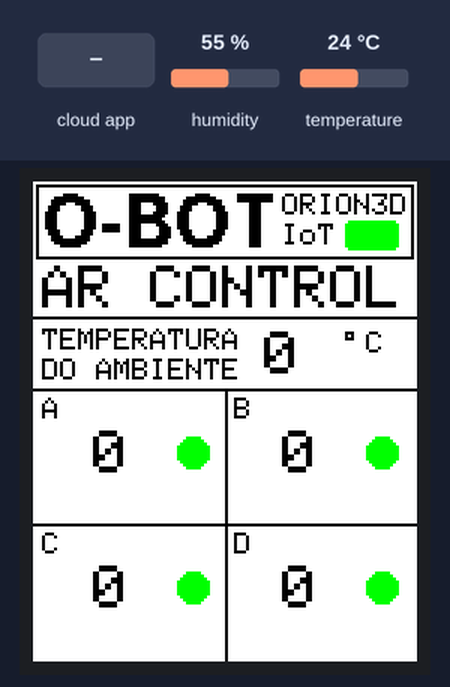
A sketch run on a simulated ESP8266 (NodeMCU). Parts: 128×160 colour display. Inputs (shaded band) come from the test bench; at power-on: temperature 24 °C, humidity 55 %.

Above: at 3.2 s.
3.3 s: temperature set to 12 °C
At 17.1 s:
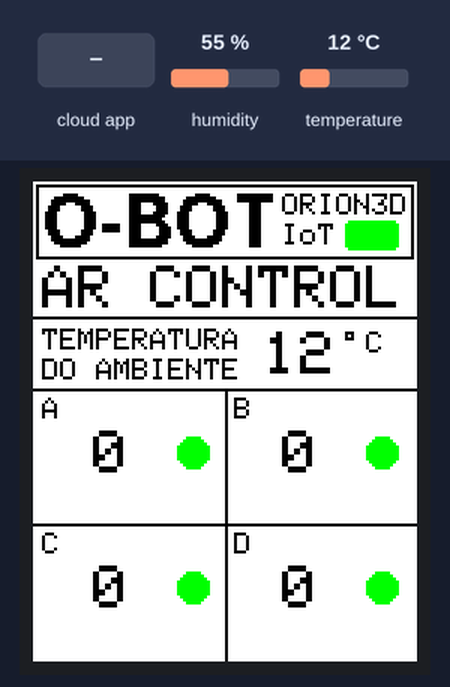
17.3 s: the phone or cloud app sets 3 to 1
At 19.2 s:
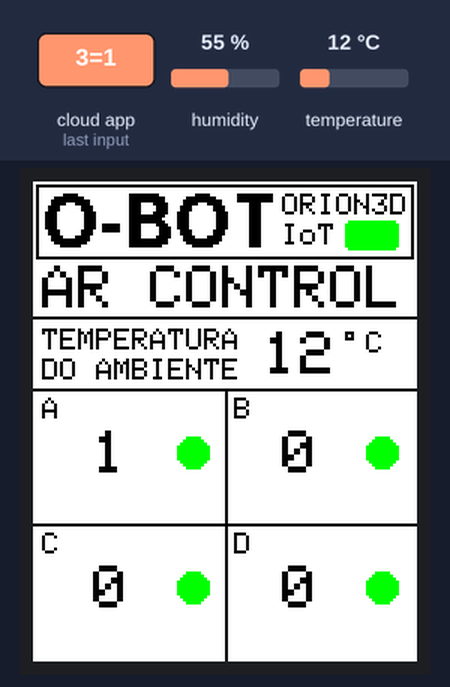
20.2 s: the phone or cloud app sets 4 to 1
At 21.9 s:
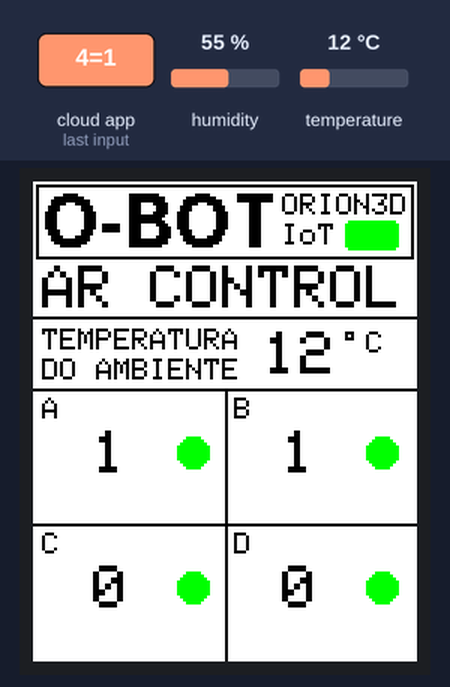
22.2 s: the phone or cloud app sets 5 to 1
At 23.8 s:
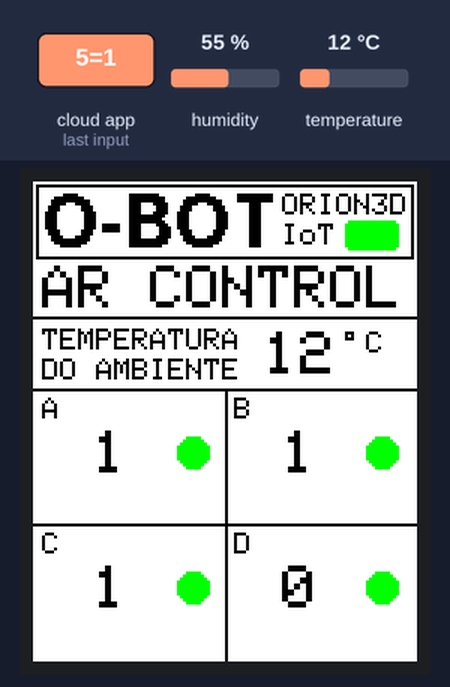
24.2 s: the phone or cloud app sets 6 to 1
At 25.5 s:
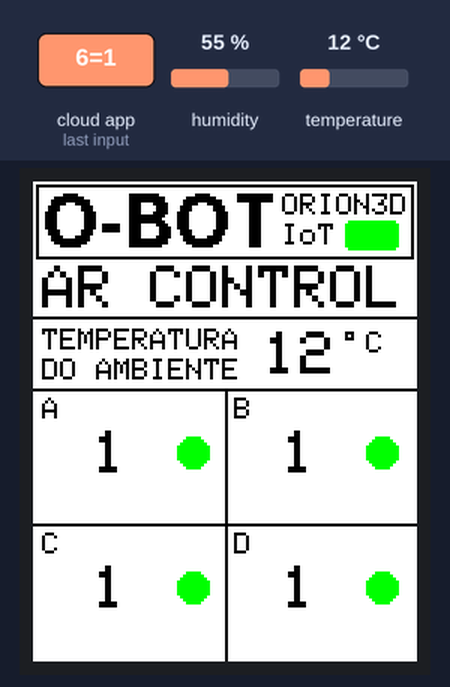
26.2 s: the phone or cloud app sets 3 to 0
At 27.2 s:
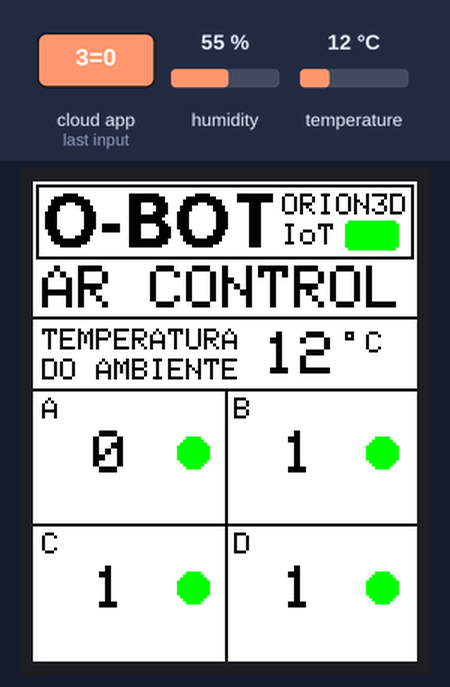
Timing chart, 0 to 29.2 s (numbered marks = the images above; inputs shaded):
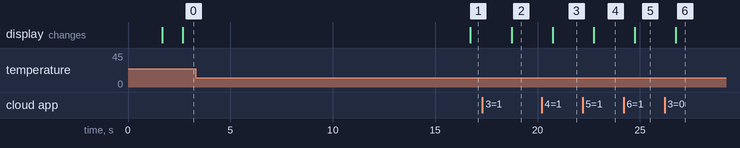

Measured:
- after the input at 3.3 s, the display: changes after 13.4 s (image 1)
- after the input at 17.3 s, the display: changes after 1.4 s (image 2)
- after the input at 20.2 s, the display: changes after 0.53 s (image 3)
- after the input at 22.2 s, the display: changes after 0.54 s (image 4)
- after the input at 24.2 s, the display: changes after 0.54 s (image 5)
- after the input at 26.2 s, the display: changes after 0.54 s (image 6)

The sketch:

TFT-18ST7735TESTE.ino
```cpp
#include <Adafruit_GFX.h>    // Core graphics library
#include <Adafruit_ST7735.h> // Hardware-specific library
#include <Fonts/FreeSansBold12pt7b.h>
/*#include <Fonts/FreeSansBold18pt7b.h>
#include <Fonts/FreeSansBold24pt7b.h>
#include <Fonts/FreeSansBold9pt7b.h>
#include <Fonts/FreeMonoBold12pt7b.h>
#include <Fonts/FreeMonoBold18pt7b.h>
#include <Fonts/FreeMonoBold24pt7b.h>
#include <Fonts/FreeMonoBold9pt7b.h>
#include <Fonts/FreeMonoBoldOblique12pt7b.h>
#include <Fonts/FreeMonoBoldOblique18pt7b.h>
#include <Fonts/FreeMonoBoldOblique24pt7b.h>
#include <Fonts/FreeMonoBoldOblique9pt7b.h>*/

#include <CayenneMQTTESP8266.h>
#define CAYENNE_PRINT Serial
#define CAYENNE_DEBUG

int ESTADO = 0;
int COMANDOA = 0;
int COMANDOB = 0;
int COMANDOC = 0;
int COMANDOD = 0;

char ssid[] = "DELTA-28750";
char wifiPassword[] = "06128938";

// Cayenne authentication info. This should be obtained from the Cayenne Dashboard.
char username[] = "e324a620-d208-11e6-97cc-8758d0339dd8";
char password[] = "bc71f20f8d6dd82acca0273c82c4fd7b1acc571a";
char clientID[] = "78fb8070-7aad-11e9-be3b-372b0d2759ae";

#define TEMP_CHANNEL 0
#define UMID_CHANNEL 1
#define ESTA_CHANNEL 2
#define COMA_CHANNEL 3
#define COMB_CHANNEL 4
#define COMC_CHANNEL 5
#define COMD_CHANNEL 6

#include "DHT.h"
#define DHTTYPE DHT22   // DHT 22  (AM2302), AM2321
#define D6 12
uint8_t DHTPin = D6;
DHT dht(DHTPin, DHTTYPE);
int Temperatura[1];
int Umidade;
float TempFloat;
float UmidFloat;

#define D3 0
#define D4 2
#define D5 14
#define D7 13
#define D8 15
#define TFT_CS     D8
#define TFT_RST    D4
#define TFT_DC     D3
Adafruit_ST7735 tft = Adafruit_ST7735(TFT_CS,  TFT_DC, TFT_RST); // Instância do objeto tipo Adafruit_ST7735 que recebe como argumentos os pinos de controle
#define TFT_SCLK D5
#define TFT_MOSI D7

void setup(void){
  pinMode(DHTPin, INPUT);
  dht.begin();

  Serial.begin(9600);
  Cayenne.begin(username, password, clientID, ssid, wifiPassword);

  tft.initR(INITR_BLACKTAB); // Inicializa a tela com um fundo preto
  tft.fillScreen(ST7735_WHITE); // Preenche a tela com a cor branca
  tft.drawRect(1, 1, 126, 25, ST7735_BLACK); // x0, y0, x, y, cor

  tft.setTextColor(ST7735_BLACK); // Seta a cor do texto
  tft.setFont(&FreeSansBold12pt7b); // Seleciona a fonte
  tft.setCursor(3, 21); // Move o cursor x y
  tft.print("O-BOT"); // Escreve a palavra Vida Com a cor que foi setada na linha acima

  tft.setFont(); // Seleciona a fonte
  tft.setTextSize(1); // Seta o tamanho da fonte de texto para o tamanho
  tft.setCursor(83, 4); // Move o cursor x y
  tft.print("ORION3D"); // Escreve a palavra Vida Com a cor que foi setada na linha acima
  tft.setCursor(83, 14);
  tft.print("IoT");

  //WIFI CONECTADO
  tft.fillRoundRect(104, 13, 18, 10, 2, ST7735_GREEN);

  tft.setFont();
  tft.setTextSize(2);
  tft.setCursor(3, 28);
  tft.print("AR CONTROL");

  tft.drawLine(0, 45, 128, 45, ST7735_BLACK); //PRIMEIRA LINHA HORIZONTAL

  tft.setFont();
  tft.setTextSize(1);
  tft.setCursor(3, 49);
  tft.print("TEMPERATURA");
  tft.setCursor(3, 59);
  tft.print("DO AMBIENTE");

  tft.drawRect(104, 50, 3, 3, ST7735_BLACK); // SIMBOLO GRAUS x0, y0, x, y, cor

  tft.setCursor(111, 50);
  tft.print("C");

}

void loop(){
  Cayenne.loop();
  tela_fundo();
  tela_dados();
  delay(1000);
}
//////////////////////////////////////////////////////////////////////////////CAYENNE INICIO//////////////////////////////////////////////////////////////////////////////
CAYENNE_IN(ESTA_CHANNEL)
{
  ESTADO = getValue.asInt();
}

CAYENNE_IN(COMA_CHANNEL)
{
  COMANDOA = getValue.asInt();
}
CAYENNE_IN(COMB_CHANNEL)
{
  COMANDOB = getValue.asInt();
}
CAYENNE_IN(COMC_CHANNEL)
{
  COMANDOC = getValue.asInt();
}
CAYENNE_IN(COMD_CHANNEL)
{
  COMANDOD = getValue.asInt();
}
CAYENNE_OUT(TEMP_CHANNEL)
{
  TempFloat = dht.readTemperature();
  CAYENNE_LOG("Channel %d, value %d", TEMP_CHANNEL, TempFloat);
  Cayenne.celsiusWrite(TEMP_CHANNEL, TempFloat);
  //Temperatura = (int) TempFloat;
  Temperatura[0] = dht.readTemperature();
  // Write the value received to the digital pin.
  //digitalWrite(ACTUATOR_PIN, value);
}
CAYENNE_OUT(UMID_CHANNEL)
{
  UmidFloat = dht.readHumidity();
  CAYENNE_LOG("Channel %d, value %d", UMID_CHANNEL, UmidFloat);
  Cayenne.virtualWrite(UMID_CHANNEL, UmidFloat, "rel_hum", "p");
  // Write the value received to the digital pin.
  //digitalWrite(ACTUATOR_PIN, value);
}

//////////////////////////////////////////////////////////////////////////////CAYENNE FIM//////////////////////////////////////////////////////////////////////////////

void tela_fundo(){

   //APAGA DADOS ANTERIORES
  //tft.fillRect(0, 69, 128, 112, ST7735_WHITE); // x0, y0, x, y, cor

  tft.drawLine(0, 69, 128, 69, ST7735_BLACK); //SEGUNDA LINHA HORIZONTAL
  tft.drawLine(64, 69, 64, 160, ST7735_BLACK); //PRIMEIRA LINHA VERTICAL
  tft.drawLine(0, 114, 128, 114, ST7735_BLACK); //TERCEIRA LINHA HORIZONTAL

  //ESCREVE UNIDADES A B C e D
  tft.setTextSize(1);
  //A
  tft.setCursor(3, 72);
  tft.print("A");
  //C
  tft.setCursor(3, 117);
  tft.print("C");
  //B
  tft.setCursor(67, 72);
  tft.print("B");
  //D
  tft.setCursor(67, 117);
  tft.print("D");

  //ESCREVE STATUS DE COMUNICAÇÃO DO ESCRAVO
  //A
  tft.fillCircle(53, 90, 5, ST7735_GREEN); //x0, y0, raio, cor
  //C
  tft.fillCircle(53, 135, 5, ST7735_GREEN);
  //B
  tft.fillCircle(116, 90, 5, ST7735_GREEN);
  //D
  tft.fillCircle(116, 135, 5, ST7735_GREEN);

  //delay(10);

}

void tela_dados(){
  //Temperatura = dht.readTemperature(); // Gets the values of the temperature
  //Umidade = dht.readHumidity(); // Gets the values of the humidity
  //ESCREVE VALOR DA TEMPERATURA DO AMBIENTE
  tft.fillRect(77, 50, 26, 16, ST7735_WHITE);
  tft.setTextSize(2);
  tft.setCursor(77, 50);
  tft.print(Temperatura[0]);
  //tft.print(Temperatura[1]);
  //Serial.print(Temperatura);
  //tft.print("AA");

  //ESCREVE TEMPERATURAS A B C e D
  tft.setTextSize(2);

  tft.fillRect(20, 83, 26, 16, ST7735_WHITE);
  //TEMP A
  tft.setCursor(20, 83);
  //tft.print("22");                                //TESTE LENDO COMANDOS CAYENNE
  tft.print(COMANDOA);

  tft.fillRect(20, 128, 26, 16, ST7735_WHITE);
  //TEMP C
  tft.setCursor(20, 128);
  //tft.print("22");
  tft.print(COMANDOC);

  tft.fillRect(83, 83, 26, 16, ST7735_WHITE);
  //TEMP B
  tft.setCursor(83, 83);
  //tft.print("22");
  tft.print(COMANDOB);

  tft.fillRect(83, 128, 26, 16, ST7735_WHITE);
  //TEMP D
  tft.setCursor(83, 128);
  //tft.print("22");
  tft.print(COMANDOD);


  //delay(10);
}
```
